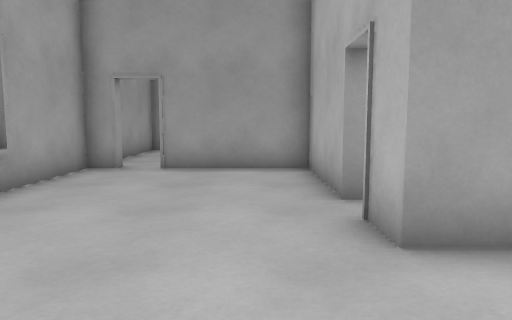
View 1 (above)

16 first-person views from a walk through a Godot game level. The camera is 1.2 m above the floor, tilts 6° down and sees 70° across. The floor is counted in squares, 1 m on a side. Each view is taken from the middle of a square. On the plan, view 1 faces up. The plan holds only what a view shows up to about 15 squares ahead; the rest is blank. The place goes on beyond the plan.

View 2
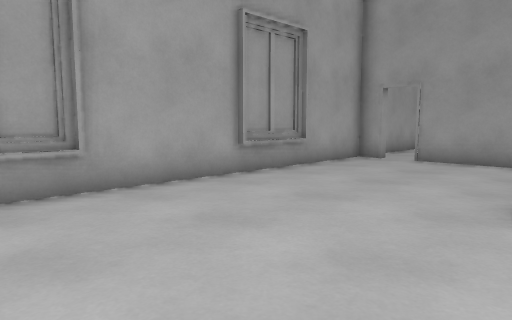

View 3
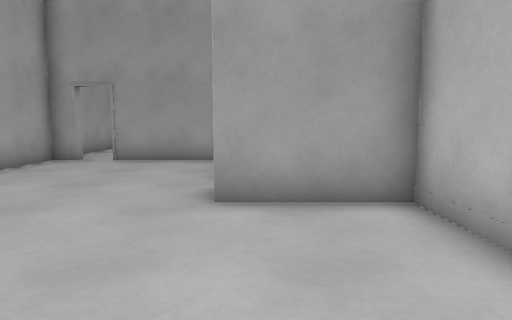

View 4
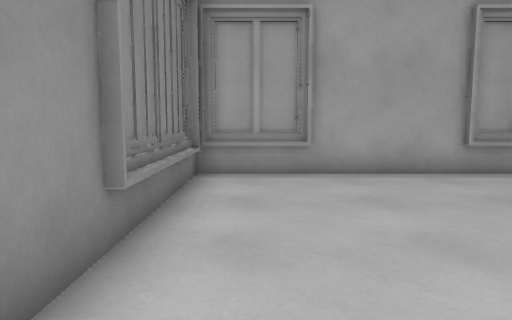

View 5
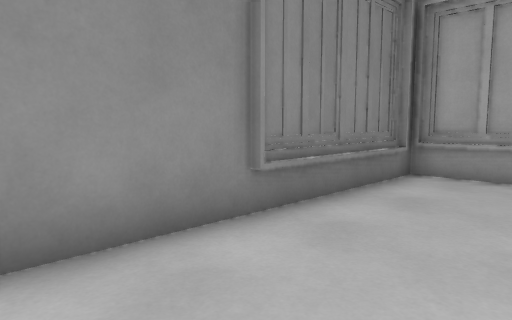

View 6
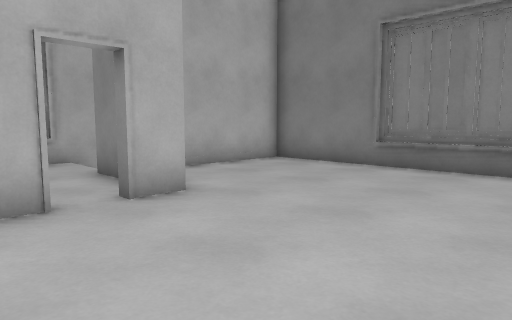

View 7
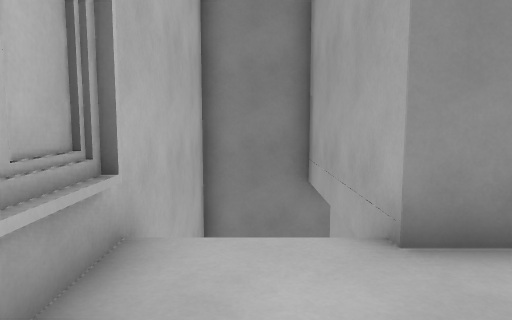

View 8
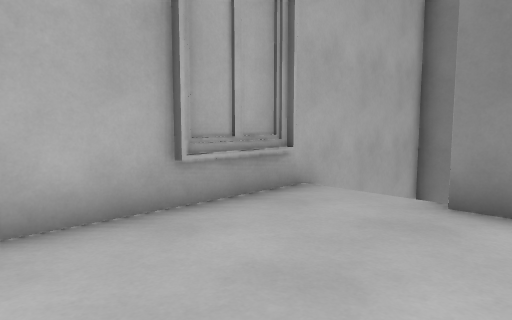

View 9
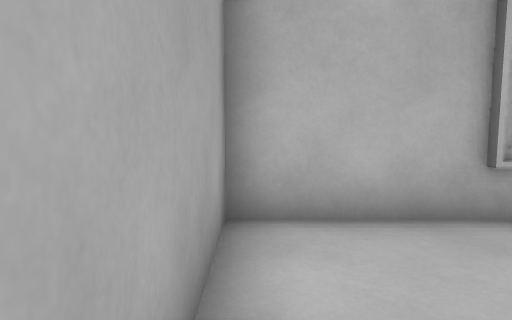

View 10
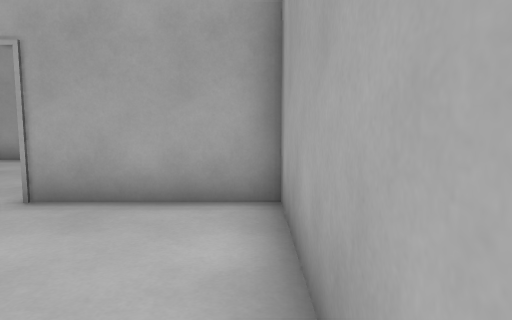

View 11
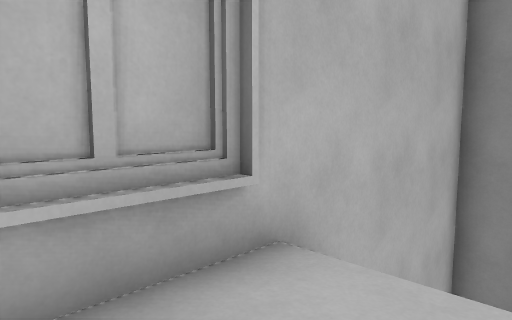

View 12
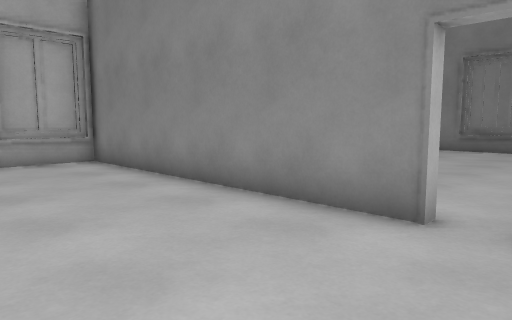

View 13
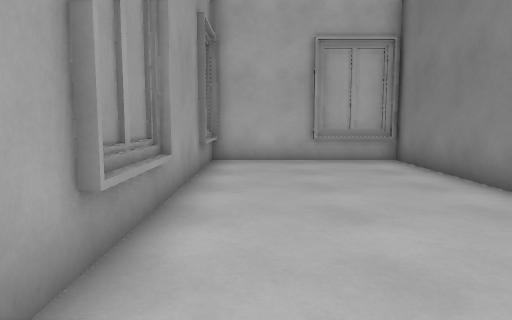

View 14
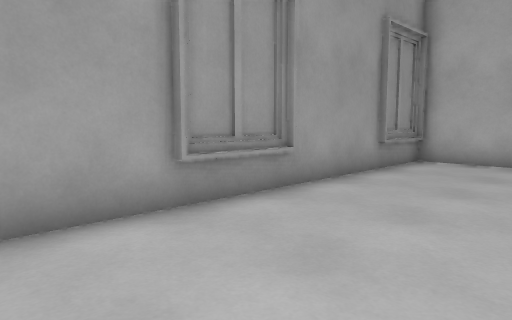

View 15
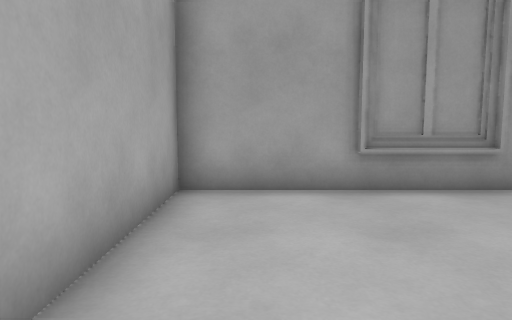

View 16
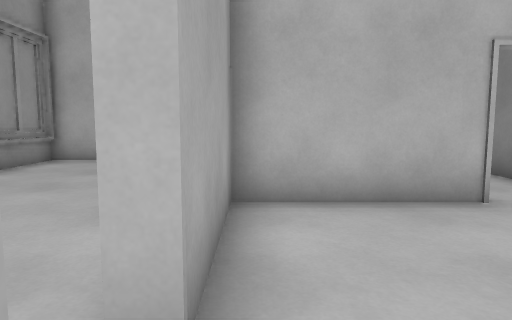

### Floor plan
Ten units are one square. View 1 is at (0, 0); x grows to the right and y downward. Boxes are objects, and circles mark ways between rooms. Rooms are numbered by the first view taken in them; rooms with no view inside come last. Other rooms are left out.
<svg viewBox="-49 -159 128 188">
<path fill="none" stroke="#000" d="M12 -56 18 -56M16 -55 14 -55 14 -94M-42 -2 -42 24 44 24M44 -2 44 -34 14 -34 14 -44M-42 -62 -42 -38M-38 22 8 22M20 -94 -25 -94M-37 -94 -44 -94M-44 -95 -44 24M74 -94 20 -94M35 -36 46 -36M72 -38 72 -62M16 -95 16 -55M74 -35 74 -100M14 -44 18 -44M12 -152 -12 -152M-25 -94 -25 -96 72 -96 72 -122M-37 -98 -37 -94M74 -154 -44 -154 -44 -95M74 -100 74 -152 48 -152"/>
<circle cx="20" cy="-50" r="3" fill="#2a7"/>
<circle cx="-30" cy="-100" r="3" fill="#2a7"/>
<text x="0" y="-30">1</text>
<text x="50" y="-70">2</text>
<text x="10" y="-130">3</text>
</svg>
Room 1 opens to room 2. Room 1 opens to room 3.

Where each view was taken, in squares from view 1:
view 1: 0 up, 0 right, facing up
view 2: 2 down, 2 right, facing up-left
view 3: 2 down, 2 right, facing up
view 4: 1 down, 4 right, facing left
view 5: 1 up, 4 right, facing down-left
view 6: 7 up, 4 left, facing down-right
view 7: 7 up, 6 right, facing down
view 8: 9 up, 3 right, facing down-right
view 9: 9 up, 3 right, facing right
view 10: 9 up, 7 right, facing left
view 11: 6 up, 5 right, facing down-right
view 12: 14 up, 4 left, facing down-right
view 13: 14 up, 4 left, facing right
view 14: 11 up, 4 left, facing up-right
view 15: 9 up, 3 left, facing up
view 16: 9 up, 4 left, facing right
